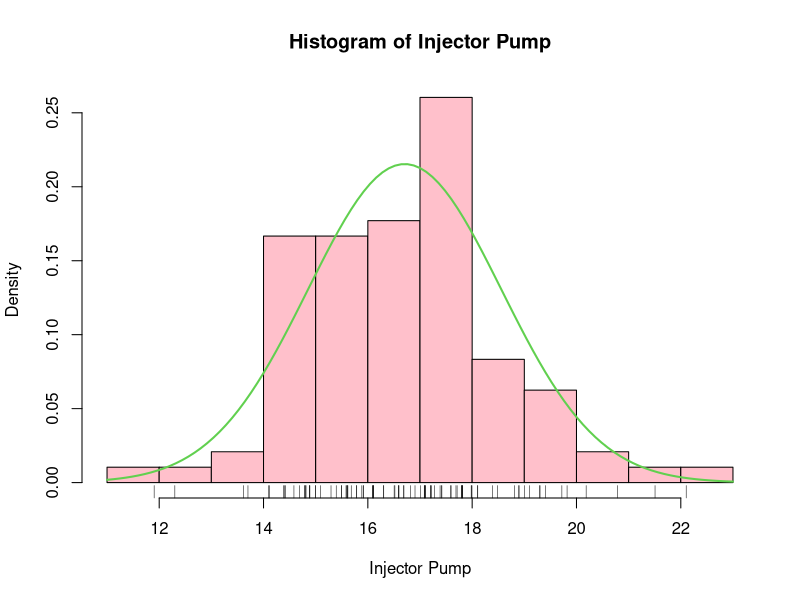
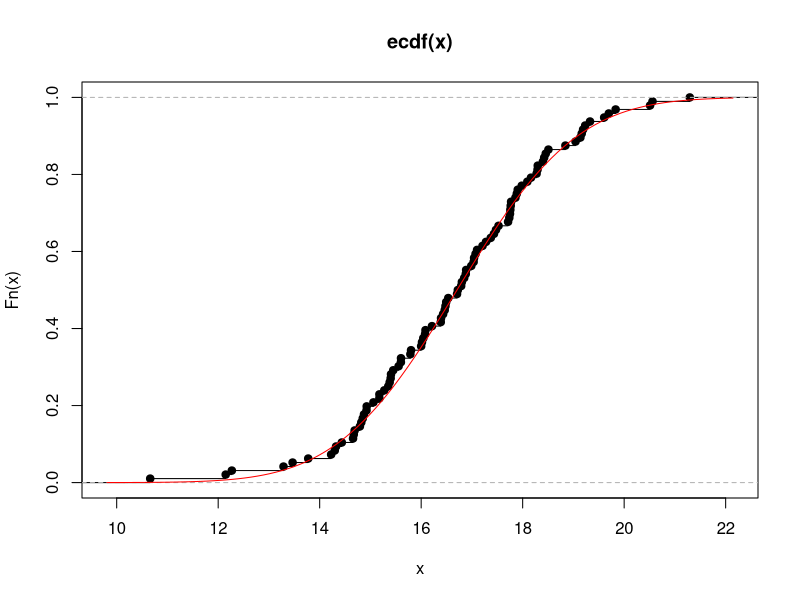
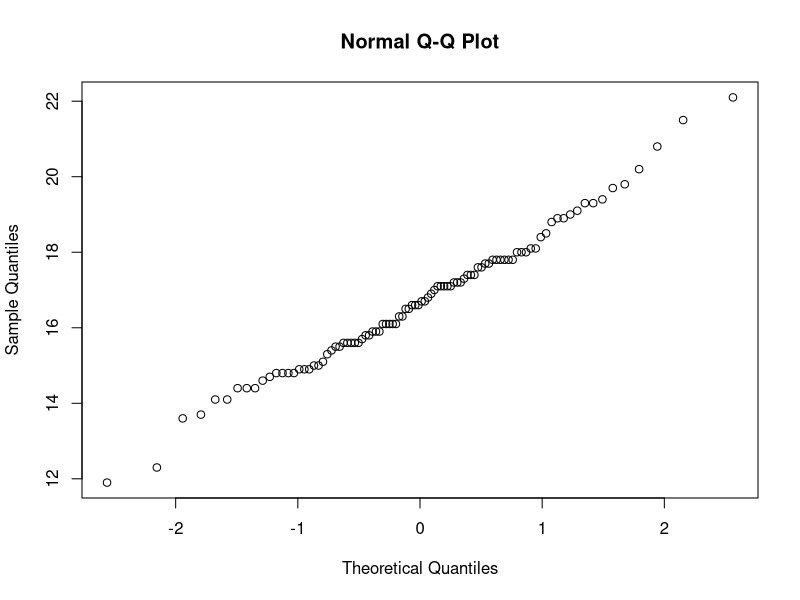

Reproduce these figures in R, in order.
## ---- chunk 1
setwd("C:/Users/marku/OneDrive/Desktop/STAT 6600/Homework/1")
Data = read.delim("Prob1InjectorPumps.txt", header = FALSE)
## ---- chunk 2
Mack = Data[order(Data$V1),]
stem(Mack,scale=2)
## ---- chunk 3
hist(Data$V1, freq = FALSE, breaks=11, col="pink", xlab="Injector Pump", main="Histogram of Injector Pump")
 rug(jitter(Data$V1))

 
m <-mean(Data$V1)
std <-sqrt(var(Data$V1))
curve(dnorm(x, mean=m, sd=std), col= 3, lwd=2, add=TRUE)

 #xfit<-seq(min(Data$V1), max(Data$V1), length=20)
 #yfit<-dnorm(xfit, mean=mean(Data$V1), sd=sd(Data$V1))
 #yfit <- yfit*diff(Data$V1[1:2])*length(Data$V1)
 #lines(xfit, yfit, col="orange", lwd=2)
 #box()
## ---- chunk 4
set.seed(6600)
x=rnorm(96, mean = 16.70625, sd = 1.852441)
plot(ecdf(x))
curve(pnorm(x, mean = 16.70625, sd = 1.852441), add=TRUE, col="red")
## ---- chunk 5
qqnorm(Data$V1)
## ---- chunk 6
16.70625-1.661*1.852441
16.70625+1.661*1.852441
